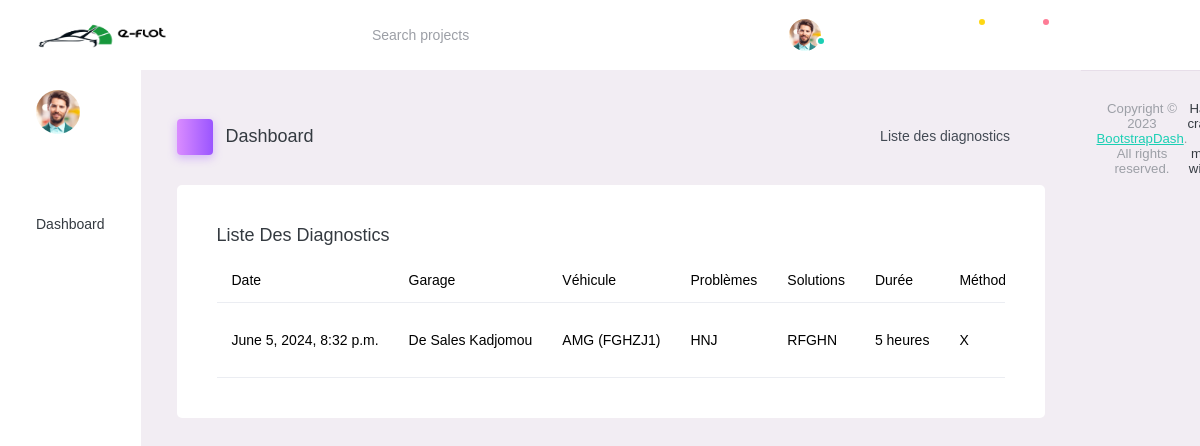
Page /diagnostics/ on the committed database.
### diagnostic/models.py (models this page shows, shortened)
class Diagnostic(models.Model):
    garage = models.ForeignKey(Garage, on_delete=models.CASCADE)
    vehicule = models.ForeignKey(Voiture, on_delete=models.CASCADE)
    solutions = models.TextField()
    problems = models.TextField()
    duree_diagnostic = models.IntegerField()
    method_diagnostic = models.TextField()
    date_add = models.DateTimeField(auto_now_add=True)
    date_update = models.DateTimeField(auto_now=True)
    status = models.BooleanField(default=True)

### admin_dashboard/models.py (models this page shows, shortened)
class Garage(models.Model):
    user = models.OneToOneField(settings.AUTH_USER_MODEL, on_delete=models.CASCADE)
    name = models.CharField(max_length=100)
    adresse = models.CharField(max_length=100)
    telephone = models.CharField(max_length=100)
    site_web = models.CharField(max_length=100)
    email = models.CharField(max_length=100)
    horaire = models.CharField(max_length=100)
    service = models.CharField(max_length=100)
    photo_garage = models.ImageField(upload_to='photo_garage/')
    logo_garage = models.ImageField(upload_to='logo_garare/')
    status = models.BooleanField(default= True)
    date_add = models.DateTimeField(auto_now= True)
    date_update = models.DateTimeField(auto_now= True)

class Voiture(models.Model):
    modele = models.ForeignKey(Modele, on_delete=models.CASCADE)
    TRANSMISSION_CHOICES = [
        ('Manuelle', 'Manuelle'),
        ('Automatique', 'Automatique'),
    ]
    TYPES_CARBURANT_CHOICES  = [
        ("Gasoil", "Gasoil"),
        ("Super", "Super"),
        ("Essence", "Essence"),
    ]
    STATUT_CHOICES = [
        ('en attente de diagnostic', 'En attente de diagnostic'),
        ('diagnostiquée', 'Diagnostiquee'),
    ]
    nombre_de_vitesse = models.IntegerField(default=5, validators=[MinValueValidator(1), MaxValueValidator(10)])
    annee_fabrication = models.DateField()
    kilometrage = models.PositiveIntegerField()
    type_carburant = models.CharField(choices=TYPES_CARBURANT_CHOICES,max_length=50)
    transmission = models.CharField(max_length=50, choices=TRANSMISSION_CHOICES)
    numero_serie = models.CharField(max_length=100)
    immatriculation = models.CharField(max_length=20)
    symptomes = models.TextField()
    couleur_voiture = models.CharField(max_length=50)
    historique_maintenance = models.TextField()
    codes_erreur = models.TextField(blank=True, null=True)
    photo_voiture = models.ImageField(upload_to="voitures/")
    numero_chassi = models.CharField(max_length=50)
    statut = models.CharField(max_length=30, choices=STATUT_CHOICES, default='en attente de diagnostic')
    garage_assigne = models.ForeignKey(Garage, on_delete=models.SET_NULL, null=True, blank=True)
    date_add = models.DateTimeField(auto_now_add=True)
    date_update = models.DateTimeField(auto_now=True)
    status = models.BooleanField(default=True)

class Modele(models.Model):
    nom = models.CharField(max_length=100)
    marque = models.ForeignKey(MarqueVoiture, on_delete=models.CASCADE, related_name='modeles')
    date_add = models.DateTimeField(auto_now_add=True)
    date_update = models.DateTimeField(auto_now=True)
    status = models.BooleanField(default=True)

### diagnostic/views.py (the view)
# urls.py: path('diagnostics/', list_diagnostics, name='list_diagnostics'),
def list_diagnostics(request):
    diagnostics = Diagnostic.objects.select_related('garage', 'vehicule').all().order_by('-date_add')
    context = {
        'diagnostics': diagnostics,
    }
    return render(request, 'list_diagnostics.html', context)

### diagnostic/templates/list_diagnostics.html (shortened to what this page needs)
{% extends 'dist/base.html' %}
{% load static %}
{% block content %}
<div class="main-panel">
  <div class="content-wrapper">
    <div class="page-header">
      <h3 class="page-title">
        <span class="page-title-icon bg-gradient-primary text-white me-2">
          <i class="mdi mdi-home"></i>
        </span>
        Dashboard
      </h3>
      <nav aria-label="breadcrumb">
        <ul class="breadcrumb">
          <li class="breadcrumb-item active" aria-current="page">
            Liste des diagnostics
            <i class="mdi mdi-alert-circle-outline icon-sm text-primary align-middle"></i>
          </li>
        </ul>
      </nav>
    </div>
    <div class="row">
      <div class="col-12 grid-margin">
        <div class="card">
          <div class="card-body">
            <h4 class="card-title">Liste des diagnostics</h4>
            <div class="table-responsive">
              <table class="table">
                <thead>
                  <tr>
                    <th>Date</th>
                    <th>Garage</th>
                    <th>Véhicule</th>
                    <th>Problèmes</th>
                    <th>Solutions</th>
                    <th>Durée</th>
                    <th>Méthode</th>
                  </tr>
                </thead>
                <tbody>
                  {% for diagnostic in diagnostics %}
                  <tr>
                    <td>{{ diagnostic.date_add }}</td>
                    <td>{{ diagnostic.garage.name }}</td>
                    <td>{{ diagnostic.vehicule.modele.nom }} ({{ diagnostic.vehicule.immatriculation }})</td>
                    <td>{{ diagnostic.problems }}</td>
                    <td>{{ diagnostic.solutions }}</td>
                    <td>{{ diagnostic.duree_diagnostic }} heures</td>
                    <td>{{ diagnostic.method_diagnostic }}</td>
                  </tr>
                  {% endfor %}
                </tbody>
              </table>
            </div>
          </div>
        </div>
      </div>
    </div>
  </div>
</div>
{% endblock content %}

### rows in the picture
Diagnostic: date_add "June 5, 2024, 8:32 p.m.", garage.name "De Sales Kadjomou", vehicule.modele.nom "AMG", vehicule.immatriculation "FGHZJ1", problems "HNJ", solutions "RFGHN", duree_diagnostic "5", method_diagnostic "X"
